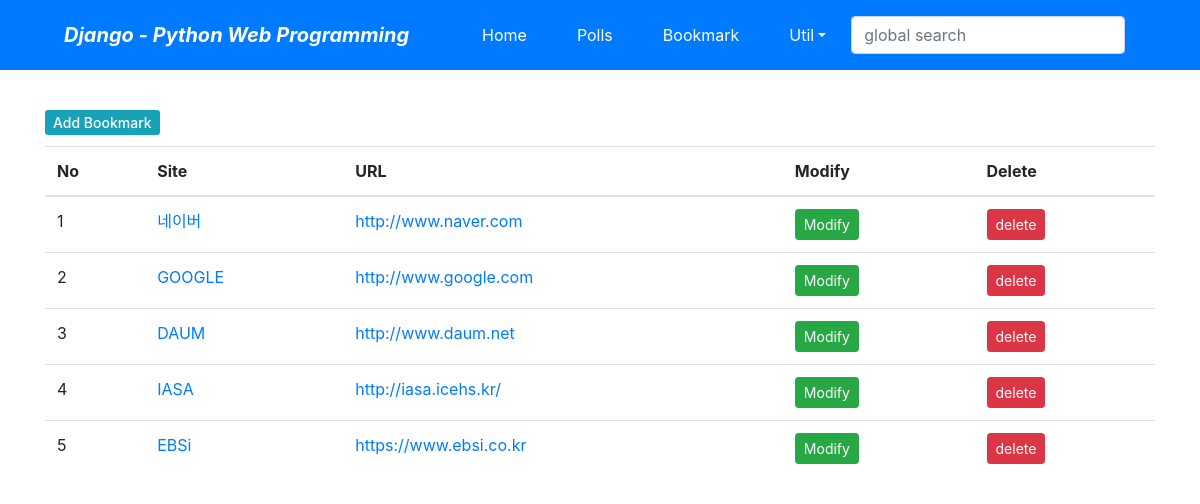
Screenshot of /bookmark/ with the database file from the repository.
### bookmark/models.py (models this page shows, shortened)
class Bookmark(models.Model):
    site_name = models.CharField('TITLE', max_length=50)
    url = models.URLField('URL', unique=True)

### bookmark/views.py (the view)
# urls.py: path('', views.BookmarkListView.as_view(), name='index'),
class BookmarkListView(generic.ListView):
    model = Bookmark

### bookmark/templates/bookmark/bookmark_list.html
{% extends 'base.html' %}
{% block content %}
<body>
<div>
    <h1><a href="{% url 'bookmark:add' %}" class="btn-info btn-sm">Add Bookmark</a></h1>
</div>
<table class="table">
    <thead>
    <tr>
        <th scope="col">No</th>
        <th scope="col">Site</th>
        <th scope="col">URL</th>
        <th scope="col">Modify</th>
        <th scope="col">Delete</th>
    </tr>
    </thead>
    <tbody>
    {% for bookmark in object_list %}
    <tr>
        <td>{{ forloop.counter }}</td>
        <td><a href="{% url 'bookmark:detail' bookmark.id %}">{{ bookmark.site_name }}</a></td>
        <td><a href="{{ bookmark.url }}">{{ bookmark.url }}</a> </td>
        <td><a href="{% url 'bookmark:update' bookmark.id %}" class="btn btn-success btn-sm">Modify</a></td>
        <td><a href="{% url 'bookmark:delete' bookmark.id %}" class="btn btn-danger btn-sm">delete</a></td>
    </tr>
    {% endfor %}
    </tbody>
</table>
</body>
{% endblock %}

### rows the page displays
Bookmark: site_name "네이버", url "http://www.naver.com"
Bookmark: site_name "GOOGLE", url "http://www.google.com"
Bookmark: site_name "DAUM", url "http://www.daum.net"
Bookmark: site_name "IASA", url "http://iasa.icehs.kr/"
Bookmark: site_name "EBSi", url "https://www.ebsi.co.kr"
